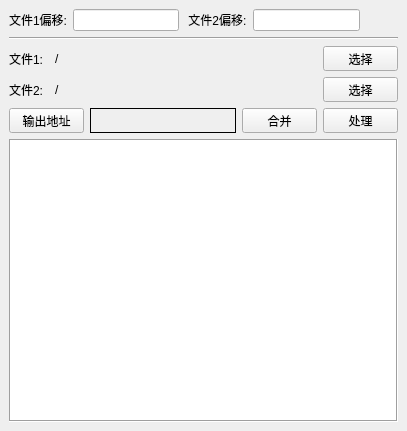
<?xml version="1.0" encoding="UTF-8"?>
<ui version="4.0">
 <class>FileMergeClass</class>
 <widget class="QMainWindow" name="FileMergeClass">
  <property name="geometry">
   <rect>
    <x>0</x>
    <y>0</y>
    <width>407</width>
    <height>431</height>
   </rect>
  </property>
  <property name="sizePolicy">
   <sizepolicy hsizetype="Preferred" vsizetype="Expanding">
    <horstretch>0</horstretch>
    <verstretch>0</verstretch>
   </sizepolicy>
  </property>
  <property name="windowTitle">
   <string>FileMerge</string>
  </property>
  <widget class="QWidget" name="centralwidget">
   <layout class="QVBoxLayout" name="verticalLayout">
    <item>
     <layout class="QHBoxLayout" name="horizontalLayout_setZeroPoint">
      <item>
       <widget class="QLabel" name="label_f1zero">
        <property name="maximumSize">
         <size>
          <width>85</width>
          <height>25</height>
         </size>
        </property>
        <property name="text">
         <string>文件1偏移:</string>
        </property>
       </widget>
      </item>
      <item>
       <widget class="QLineEdit" name="lineEdit_f1zero">
        <property name="maximumSize">
         <size>
          <width>120</width>
          <height>25</height>
         </size>
        </property>
       </widget>
      </item>
      <item>
       <widget class="QLabel" name="label_f2zero">
        <property name="maximumSize">
         <size>
          <width>85</width>
          <height>25</height>
         </size>
        </property>
        <property name="text">
         <string> 文件2偏移:</string>
        </property>
       </widget>
      </item>
      <item>
       <widget class="QLineEdit" name="lineEdit_f2zero">
        <property name="maximumSize">
         <size>
          <width>120</width>
          <height>25</height>
         </size>
        </property>
       </widget>
      </item>
      <item>
       <spacer name="horizontalSpacer">
        <property name="orientation">
         <enum>Qt::Horizontal</enum>
        </property>
        <property name="sizeHint" stdset="0">
         <size>
          <width>40</width>
          <height>20</height>
         </size>
        </property>
       </spacer>
      </item>
     </layout>
    </item>
    <item>
     <layout class="QHBoxLayout" name="horizontalLayout_splitLine">
      <item>
       <widget class="Line" name="line">
        <property name="sizePolicy">
         <sizepolicy hsizetype="Expanding" vsizetype="Fixed">
          <horstretch>0</horstretch>
          <verstretch>0</verstretch>
         </sizepolicy>
        </property>
        <property name="orientation">
         <enum>Qt::Horizontal</enum>
        </property>
       </widget>
      </item>
     </layout>
    </item>
    <item>
     <layout class="QHBoxLayout" name="horizontalLayout_f1">
      <item>
       <widget class="QLabel" name="label_f1name">
        <property name="minimumSize">
         <size>
          <width>0</width>
          <height>0</height>
         </size>
        </property>
        <property name="maximumSize">
         <size>
          <width>40</width>
          <height>25</height>
         </size>
        </property>
        <property name="text">
         <string>文件1:</string>
        </property>
       </widget>
      </item>
      <item>
       <widget class="QLabel" name="label_f1path">
        <property name="text">
         <string>/</string>
        </property>
       </widget>
      </item>
      <item>
       <widget class="QPushButton" name="pushButton_f1choose">
        <property name="minimumSize">
         <size>
          <width>0</width>
          <height>0</height>
         </size>
        </property>
        <property name="maximumSize">
         <size>
          <width>75</width>
          <height>25</height>
         </size>
        </property>
        <property name="text">
         <string>选择</string>
        </property>
       </widget>
      </item>
     </layout>
    </item>
    <item>
     <layout class="QHBoxLayout" name="horizontalLayout_f2">
      <item>
       <widget class="QLabel" name="label_f2name">
        <property name="minimumSize">
         <size>
          <width>0</width>
          <height>0</height>
         </size>
        </property>
        <property name="maximumSize">
         <size>
          <width>40</width>
          <height>25</height>
         </size>
        </property>
        <property name="text">
         <string>文件2:</string>
        </property>
       </widget>
      </item>
      <item>
       <widget class="QLabel" name="label_f2path">
        <property name="text">
         <string>/</string>
        </property>
       </widget>
      </item>
      <item>
       <widget class="QPushButton" name="pushButton_f2choose">
        <property name="minimumSize">
         <size>
          <width>0</width>
          <height>0</height>
         </size>
        </property>
        <property name="maximumSize">
         <size>
          <width>75</width>
          <height>25</height>
         </size>
        </property>
        <property name="text">
         <string>选择</string>
        </property>
       </widget>
      </item>
     </layout>
    </item>
    <item>
     <layout class="QHBoxLayout" name="horizontalLayout_3">
      <item>
       <widget class="QPushButton" name="pushButton_outputPath">
        <property name="maximumSize">
         <size>
          <width>75</width>
          <height>25</height>
         </size>
        </property>
        <property name="text">
         <string>输出地址</string>
        </property>
       </widget>
      </item>
      <item>
       <widget class="QLabel" name="label_outputPath">
        <property name="frameShape">
         <enum>QFrame::Box</enum>
        </property>
        <property name="text">
         <string/>
        </property>
       </widget>
      </item>
      <item>
       <widget class="QPushButton" name="pushButton_merge">
        <property name="minimumSize">
         <size>
          <width>0</width>
          <height>0</height>
         </size>
        </property>
        <property name="maximumSize">
         <size>
          <width>75</width>
          <height>25</height>
         </size>
        </property>
        <property name="text">
         <string>合并</string>
        </property>
       </widget>
      </item>
      <item>
       <widget class="QPushButton" name="pushButton_process">
        <property name="maximumSize">
         <size>
          <width>75</width>
          <height>25</height>
         </size>
        </property>
        <property name="text">
         <string>处理</string>
        </property>
       </widget>
      </item>
     </layout>
    </item>
    <item>
     <widget class="QTextEdit" name="textEdit_msg">
      <property name="enabled">
       <bool>true</bool>
      </property>
      <property name="frameShape">
       <enum>QFrame::Box</enum>
      </property>
      <property name="readOnly">
       <bool>true</bool>
      </property>
     </widget>
    </item>
   </layout>
  </widget>
  <widget class="QMenuBar" name="menuBar">
   <property name="geometry">
    <rect>
     <x>0</x>
     <y>0</y>
     <width>407</width>
     <height>18</height>
    </rect>
   </property>
  </widget>
 </widget>
 <resources/>
 <connections/>
</ui>
